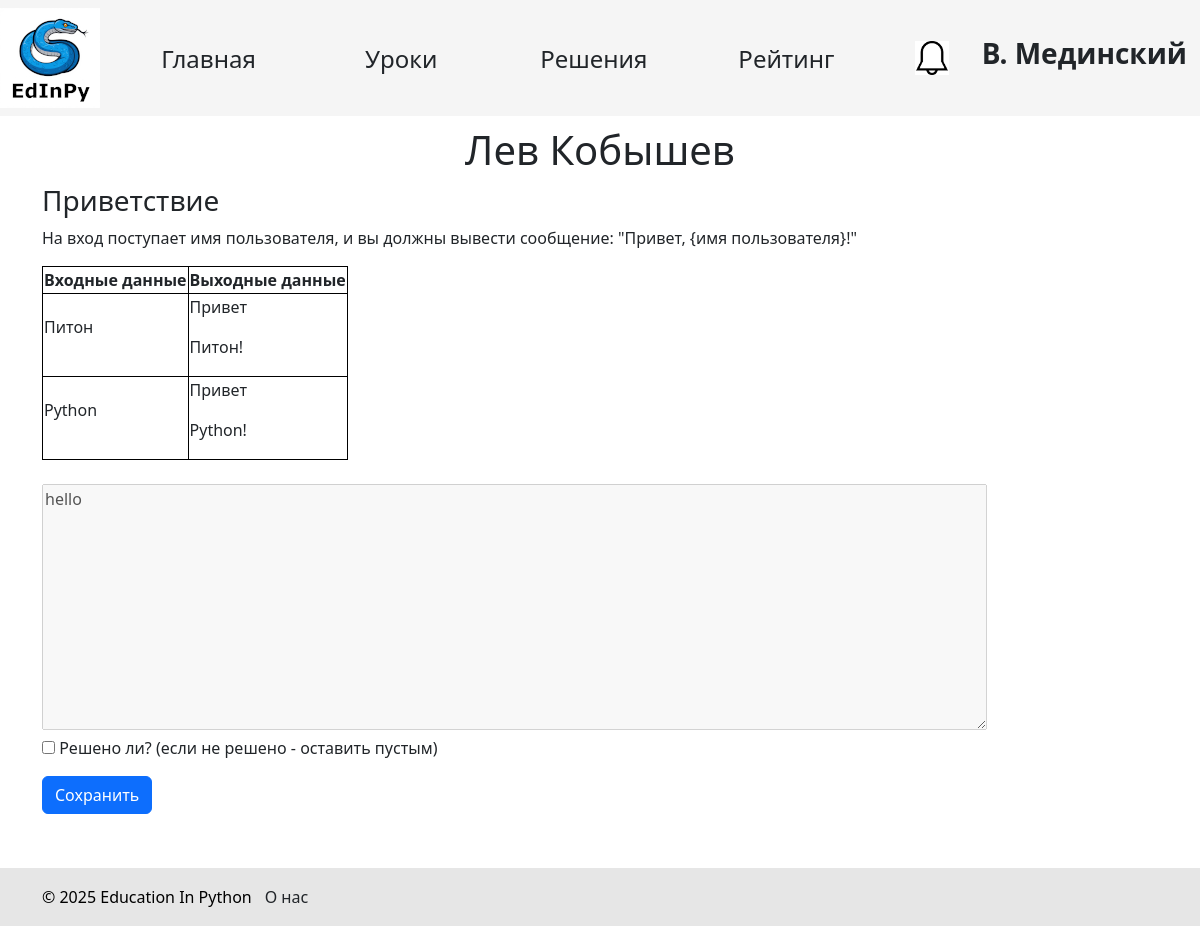
The app's page /check_solutions/2 (signed in) with its own data.
### data/teachers.py (models this page shows, shortened)
class Teacher(SqlAlchemyBase, UserMixin):
    __tablename__ = 'teachers'
    id = sqlalchemy.Column(sqlalchemy.Integer, primary_key=True, autoincrement=True)
    name = sqlalchemy.Column(sqlalchemy.String, nullable=True)
    surname = sqlalchemy.Column(sqlalchemy.String, nullable=True)
    age = sqlalchemy.Column(sqlalchemy.Integer, nullable=True)
    email = sqlalchemy.Column(sqlalchemy.String, index=True, unique=True, nullable=False)
    students = sqlalchemy.Column(sqlalchemy.String, index=True, unique=True, nullable=False)
    hashed_password = sqlalchemy.Column(sqlalchemy.String, nullable=False)
    image_name = sqlalchemy.Column(sqlalchemy.Text, nullable=True, unique=True)
    student = orm.relationship("Student")
    def has_notifications(self):
        with create_session() as db_sess:
            result = db_sess.query(TeacherNotification).filter(TeacherNotification.teacher_id == current_user.id,
                                                               TeacherNotification.is_read == False).first()
            return result is not None

### data/students.py (models this page shows, shortened)
class Student(SqlAlchemyBase, UserMixin):
    __tablename__ = 'students'
    id = sqlalchemy.Column(sqlalchemy.Integer, primary_key=True, autoincrement=True)
    name = sqlalchemy.Column(sqlalchemy.String, nullable=True)
    surname = sqlalchemy.Column(sqlalchemy.String, nullable=True)
    age = sqlalchemy.Column(sqlalchemy.Integer, nullable=True)
    email = sqlalchemy.Column(sqlalchemy.String, index=True, unique=True, nullable=False)
    hashed_password = sqlalchemy.Column(sqlalchemy.String, nullable=False)
    completed_tasks = sqlalchemy.Column(sqlalchemy.Integer, default=0)
    teacher_id = sqlalchemy.Column(sqlalchemy.Integer, sqlalchemy.ForeignKey("teachers.id"))
    teacher = orm.relationship('Teacher', back_populates='student')
    task = orm.relationship('Solution', back_populates='student')
    image_name = sqlalchemy.Column(sqlalchemy.Text, nullable=True, unique=True)

### data/tasks.py (models this page shows)
class Task(SqlAlchemyBase, SerializerMixin):
    __tablename__ = 'tasks'
    id = sqlalchemy.Column(sqlalchemy.Integer, primary_key=True, autoincrement=True)
    title = sqlalchemy.Column(sqlalchemy.String)
    condition = sqlalchemy.Column(sqlalchemy.String)
    examples = sqlalchemy.Column(sqlalchemy.String, nullable=True)
    less_id = sqlalchemy.Column(sqlalchemy.Integer, sqlalchemy.ForeignKey('lessons.id'))
    lesson = orm.relationship("Lesson", back_populates='task')
    solution = orm.relationship('Solution', back_populates='task')

### data/solutions.py (models this page shows, shortened)
class Solution(SqlAlchemyBase):
    __tablename__ = 'solutions'
    id = sqlalchemy.Column(sqlalchemy.Integer, primary_key=True, autoincrement=True)
    answer = sqlalchemy.Column(sqlalchemy.String)
    student_id = sqlalchemy.Column(sqlalchemy.Integer, sqlalchemy.ForeignKey("students.id"))
    task_id = sqlalchemy.Column(sqlalchemy.Integer, sqlalchemy.ForeignKey("tasks.id"))
    is_checked = sqlalchemy.Column(sqlalchemy.Boolean, default=False)
    is_solved = sqlalchemy.Column(sqlalchemy.Boolean, default=False)
    student = orm.relationship('Student')
    task = orm.relationship('Task')

### main.py (the view, shortened to what this page needs)
@app.route('/check_solutions/<int:solution_id>', methods=['GET', 'POST'])
@login_required
def show_solution(solution_id):
    if current_user.__class__ != Teacher:
        return redirect('/')
    with db_session.create_session() as db_sess:
        solution = db_sess.query(Solution).filter(Solution.id == solution_id).first()
        student = db_sess.query(Student).filter(Student.id == solution.student_id).first()
        task = db_sess.query(Task).filter(Task.id == solution.task_id).first()
        examples = [example.split(':') for example in str(task.examples).split(';')]
        form = CheckSolve()
        return render_template('check_solution.html', solution=solution, student=student, task=task, examples=examples,
                               form=form)

### forms/task.py
class CheckSolve(FlaskForm):
    is_solved = BooleanField('Решено ли?')
    submit = SubmitField('Сохранить')

### data/db_session.py (called while the page is built)
def create_session() -> Session:
    global __factory
    return __factory()

### main.py (called while the page is built)
@login_manager.user_loader
def load_user(id):
    try:
        id, cl = id.split("|")
        if cl not in USER_CLASSES:
            raise Exception
        with db_session.create_session() as db_sess:
            return Session.get(entity=USER_CLASSES[cl], ident=id, self=db_sess)  # создание сессии
    except Exception:
        return None

### templates/check_solution.html (shortened to what this page needs)
{% extends "base.html" %} {% block content %}
<form action="" method="post">
    <link rel="stylesheet" href="../static/css/style.css">
    <h1>{{ student.name }} {{ student.surname }}</h1>
    <div>
        <h3>{{ task.title }}</h3>
        <p>{{ task.condition }}</p>
        <div>
            <table>
                <thead>
                <tr>
                    <th>Входные данные</th>
                    <th>Выходные данные</th>
                </tr>
                </thead>
                <tbody>
                {% for example in examples %}
                <tr>
                    <td>
                        {% for i in example[0].split(',') %}
                        <p>{{i}}</p>
                        {% endfor %}
                    </td>
                    <td>
                        {% for i in example[1].split(',') %}
                        <p>{{i}}</p>
                        {% endfor %}
                    </td>
                </tr>
                {% endfor %}
                </tbody>
            </table>
        </div>
    </div>
    <br>
    <textarea cols="100" id="code" name="code" rows="10" disabled>{{solution.answer}}</textarea>
    <p>{{ form.is_solved() }} {{ form.is_solved.label }} (если не решено - оставить пустым)</p>
    <p>{{ form.submit(type="submit", class="btn btn-primary") }}</p>
</form>
{% endblock %}

### templates/base.html (shortened to what this page needs)
<!DOCTYPE html>
<html lang="ru">
  <head>
    <link
      href="https://cdn.jsdelivr.net/npm/bootstrap@5.3.3/dist/css/bootstrap.min.css"
      rel="stylesheet"
    />
    <link rel="stylesheet" href="../static/css/style.css" />
    <link rel="stylesheet" href="../static/css/base.css" />
  </head>
  <body>
    <header>
      <nav class="navbar navbar-light">
        <div class="logo">
          <a href="/">
            <img src="{{url_for('static', filename='edinpy.png')}}" />
          </a>
        </div>
        <div class="nav_buttons">
          <a href="/" type="button" class="btn main_page">Главная</a>
          <a href="/lessons" type="button" class="btn lessons">Уроки</a>
          {% if current_user.is_authenticated and
          current_user.__class__.__name__ == 'Teacher' %}
          <a href="/check_solutions" type="button" class="btn solutions"
            >Решения</a
          >
          {% endif %}
          <a href="/rating" type="button" class="btn rating">Рейтинг</a>
        </div>
        <div class="account">
          <div class="notifications">
            {% if current_user.is_authenticated %} {% if
            current_user.__class__.__name__ in ['Student', 'Teacher'] and
            current_user.has_notifications() %}
            <a href="/notifications">
              <img src="{{ url_for('static', filename='bell_black.png') }}" />
            </a>
            {% else %}
            <a href="/notifications"
              ><img src="{{ url_for('static', filename='bell_white.png') }}"
            /></a>
            {% endif %}
          </div>
          <div class="profile">
            <div class="profile_user">
              <a href="/profile" class="btn"
                ><h3>
                  <b>{{ current_user.name[0] }}. {{ current_user.surname }}</b>
                </h3></a
              >
            </div>
          {% endif %}
        </div>
      </nav>
    </header>
    <main role="main" class="container">{% block content %}{% endblock %}</main>
    <br /><br /><br /><br />
    <div id="footer">
      <div class="container ms-auto">
        <p>&copy; 2025 Education In Python</p>
        <a href="/about_us" class="btn about_us">О нас</a>
      </div>
    </div>
  </body>
</html>

### static/css/style.css (style rules this page uses)
h1 { text-align: center; margin: 10px auto; }
table, th, td { border: 1px solid black; }

### static/css/base.css (style rules this page uses)
nav { background-color: rgb(245, 245, 245); }
.logo { align-self: flex-start; background-color: rgb(245, 245, 245); }
div.nav_buttons { flex-grow: 1; display: flex; justify-content: space-evenly; flex-wrap: wrap; }
nav > div.nav_buttons a.main_page, nav > div.nav_buttons a.lessons, nav > div.nav_buttons a.solutions, nav > div.nav_buttons a.rating { width: 7em; height: 2em; font-size: 150%; }
div.notifications { width: 33.75px; align-self: center; margin: 0 20px; }
div.notifications img { width: 100%; background-color: rgb(245, 245, 245); }
.account { display: flex; }
#footer { position: fixed; left: 0; bottom: 0; padding: 10px; background: rgb(230, 230, 230); color: black; width: 100%; }
#footer .container { display: flex; flex-direction: row; justify-content: start; }
#footer .container p { margin: 0; align-self: center; }

### records on screen
Teacher: name "В", surname "Мединский"
Student: name "Лев", surname "Кобышев"
Task: title "Приветствие", condition "На вход поступает имя пользователя, и вы должны вывести сообщение: \"Привет, {имя пользователя}!\""
Solution: code "hello"

### other values on screen
{{ i }} "Питон" "Python"
{{ i }} "Привет" "Питон!" "Привет" "Python!"
